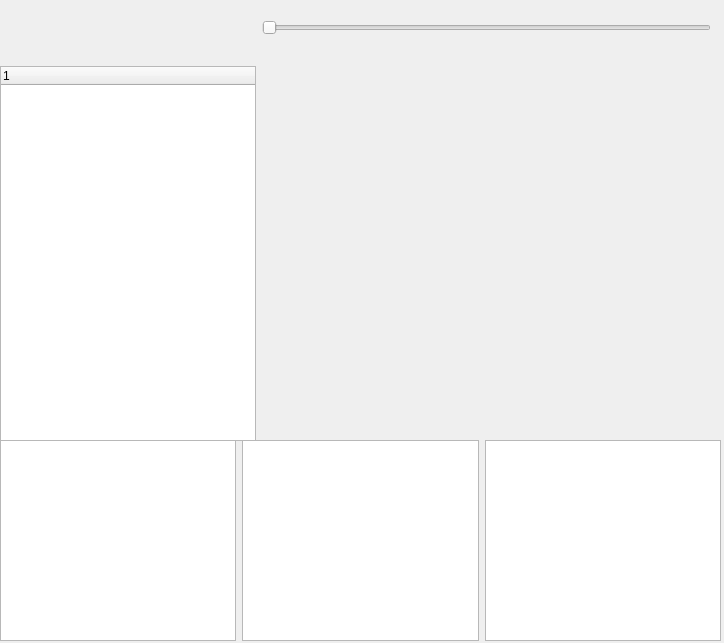
<?xml version="1.0" encoding="UTF-8"?>
<ui version="4.0">
 <class>Layerslide</class>
 <widget class="QWidget" name="Layerslide">
  <property name="geometry">
   <rect>
    <x>0</x>
    <y>0</y>
    <width>724</width>
    <height>643</height>
   </rect>
  </property>
  <property name="windowTitle">
   <string>Form</string>
  </property>
  <widget class="QWidget" name="horizontalLayoutWidget_2">
   <property name="geometry">
    <rect>
     <x>0</x>
     <y>440</y>
     <width>721</width>
     <height>201</height>
    </rect>
   </property>
   <layout class="QHBoxLayout" name="horizontalLayout_2">
    <item>
     <widget class="QGraphicsView" name="graphicsView_3"/>
    </item>
    <item>
     <widget class="QGraphicsView" name="graphicsView_2"/>
    </item>
    <item>
     <widget class="QGraphicsView" name="graphicsView"/>
    </item>
   </layout>
  </widget>
  <widget class="QWidget" name="formLayoutWidget">
   <property name="geometry">
    <rect>
     <x>0</x>
     <y>20</y>
     <width>711</width>
     <height>421</height>
    </rect>
   </property>
   <layout class="QFormLayout" name="formLayout">
    <property name="fieldGrowthPolicy">
     <enum>QFormLayout::AllNonFixedFieldsGrow</enum>
    </property>
    <item row="1" column="0">
     <widget class="QTreeWidget" name="treeWidget">
      <column>
       <property name="text">
        <string notr="true">1</string>
       </property>
      </column>
     </widget>
    </item>
    <item row="0" column="0">
     <spacer name="verticalSpacer">
      <property name="orientation">
       <enum>Qt::Vertical</enum>
      </property>
      <property name="sizeHint" stdset="0">
       <size>
        <width>20</width>
        <height>40</height>
       </size>
      </property>
     </spacer>
    </item>
    <item row="0" column="1">
     <widget class="QSlider" name="horizontalSlider">
      <property name="orientation">
       <enum>Qt::Horizontal</enum>
      </property>
     </widget>
    </item>
    <item row="1" column="1">
     <widget class="QWidget" name="widget" native="true"/>
    </item>
   </layout>
  </widget>
 </widget>
 <resources/>
 <connections/>
</ui>
